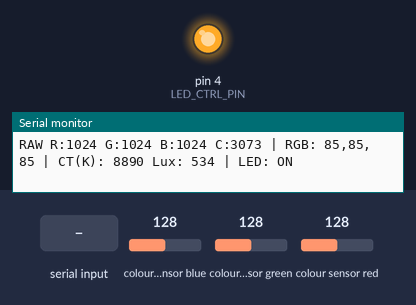
Bench run of a sketch on a simulated Arduino Leonardo, built with avr-gcc and run on an emulated ATmega32U4. On the bench: output pins drawn as LEDs (lit = HIGH), the last lines printed to the serial monitor. The test bench sets the inputs (shaded band); at power-on: colour sensor blue 128, colour sensor green 128, colour sensor red 128.

Above: at 1.3 s.
1.4 s: "off\n" received over Serial
At 2.2 s:
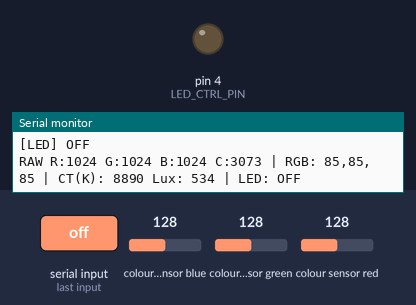
2.9 s: "on\n" received over Serial
At 3.8 s:
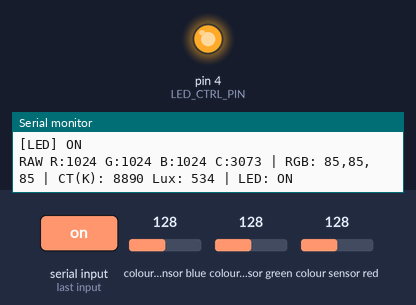
Timing chart, 0 to 5.9 s (numbered marks = the images above; inputs shaded):
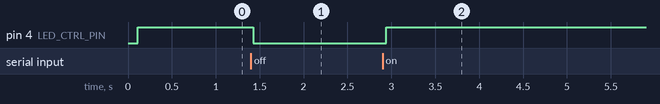

Measured:
- after the input at 1.4 s, pin 4 (LED_CTRL_PIN): HIGH → LOW at once
- after the input at 2.9 s, pin 4 (LED_CTRL_PIN): LOW → HIGH at once

The sketch:

Arduino_rgb_sensor_LEDonOFF_TCS34725.ino
```cpp
/*
========================================
Jak to zapojit (Arduino Leonardo + TCS34725)
========================================
Napájení:
- TCS34725 VIN  -> 5V (nebo 3V3) na Arduinu
- TCS34725 GND  -> GND na Arduinu

I2C (Leonardo):
- TCS34725 SDA  -> pin SDA na Arduinu (označený "SDA", zároveň D2)
- TCS34725 SCL  -> pin SCL na Arduinu (označený "SCL", zároveň D3)

Volitelné: řízení bílé LED na modulu (pokud má pin "LED" / "LED_EN"):
- TCS34725 LED  -> D4 na Arduinu (v kódu lze vypnout, pokud nepřipojíte)

Poznámky:
- Některé moduly mají LED napevno zapnutou propojkou. Pokud chcete LED řídit,
  je potřeba tu propojku rozpojit (podle dokumentace modulu).
- Rychlost sériové linky: 115200. Do Serial Monitoru pište: on / off.

========================================
Úkoly, pro pochopení kódu (pro děti)
========================================
1) Co dělá funkce setLed(true/false)? Zkus "on" a "off" v Serial Monitoru.
2) Co znamenají čísla RAW R, G, B, C? Kdy se mění nejvíc?
3) Přikryj senzor rukou. Jak se změní „Lux“ a „CT(K)“?
4) Změň v kódu zesílení (GAIN_1X, 4X, 16X, 60X). Co se stane?
5) Proč dáváme delší integrační čas (600 ms)? Co to dělá s kvalitou měření?
*/

#include <Wire.h>
#include "Adafruit_TCS34725.h"

// --- Nastavení senzoru (PRAVIDLO: používej 600 ms, ne 700 ms) ---
Adafruit_TCS34725 tcs(
  TCS34725_INTEGRATIONTIME_600MS,
  TCS34725_GAIN_4X
);

// ===== Volitelný pin pro přímé řízení LED na breakout modulu =====
// Pokud nepoužíváte, dejte -1
#define LED_CTRL_PIN 4

bool ledOn = true;

static inline uint8_t clamp255(float v){
  if (v < 0) return 0;
  if (v > 255) return 255;
  return (uint8_t)(v + 0.5f);
}

// jednoduché max z trojice (bez šablon)
static inline uint16_t max3u16(uint16_t a, uint16_t b, uint16_t c) {
  uint16_t m = a;
  if (b > m) m = b;
  if (c > m) m = c;
  return m;
}

// Převod surových dat na 0–255 RGB podle podílu v „čirém“ kanálu C
void rawToRGB255(uint16_t r, uint16_t g, uint16_t b, uint16_t c,
                 uint8_t &R, uint8_t &G, uint8_t &B) {
  uint16_t base = (c > 0) ? c : max3u16(r, g, b);
  if (base < 1) base = 1;
  float k = 255.0f / (float)base;
  R = clamp255(r * k);
  G = clamp255(g * k);
  B = clamp255(b * k);
}

void setLed(bool on) {
  ledOn = on;

  // U většiny modulů: setInterrupt(false) = LED ON, true = LED OFF
  tcs.setInterrupt(!on);

#if (LED_CTRL_PIN >= 0)
  pinMode(LED_CTRL_PIN, OUTPUT);
  // Většina modulů má LED aktivní-HIGH (HIGH = svítí).
  digitalWrite(LED_CTRL_PIN, on ? HIGH : LOW);
#endif

  Serial.print("[LED] "); Serial.println(on ? "ON" : "OFF");
}

String inbuf;

void handleSerial() {
  while (Serial.available()) {
    char ch = (char)Serial.read();
    if (ch == '\r') continue;
    if (ch == '\n') {
      // trim:
      while (inbuf.length() && (inbuf[inbuf.length()-1] == ' ' || inbuf[inbuf.length()-1] == '\t')) {
        inbuf.remove(inbuf.length()-1);
      }
      // zpracování příkazu
      if (inbuf.equalsIgnoreCase("on"))       setLed(true);
      else if (inbuf.equalsIgnoreCase("off")) setLed(false);
      else if (inbuf.length() > 0) {
        Serial.print("Unknown cmd: "); Serial.println(inbuf);
        Serial.println("Use: on / off");
      }
      inbuf = "";
    } else {
      inbuf += ch;
      if (inbuf.length() > 64) inbuf = "";
    }
  }
}

void setup() {
  Serial.begin(115200);
  while (!Serial) { /* počkej na USB CDC u Leonardo */ }
  delay(100);
  Serial.println("TCS34725 RGB (napiš 'on' / 'off' do Serial Monitoru)");

  if (!tcs.begin()) {
    Serial.println("ERROR: TCS34725 nenalezen. Zkontroluj zapojení.");
    while (1) delay(1000);
  }

  // Začni s LED zapnutou (stabilnější měření)
  setLed(true);
}

void loop() {
  handleSerial();

  uint16_t r, g, b, c;
  tcs.getRawData(&r, &g, &b, &c);

  uint8_t R, G, B;
  rawToRGB255(r, g, b, c, R, G, B);

  uint16_t ct  = tcs.calculateColorTemperature(r, g, b);
  uint16_t lux = tcs.calculateLux(r, g, b);

  Serial.print("RAW R:"); Serial.print(r);
  Serial.print(" G:");    Serial.print(g);
  Serial.print(" B:");    Serial.print(b);
  Serial.print(" C:");    Serial.print(c);
  Serial.print(" | RGB: ");
  Serial.print((int)R); Serial.print(",");
  Serial.print((int)G); Serial.print(",");
  Serial.print((int)B);
  Serial.print(" | CT(K): "); Serial.print(ct);
  Serial.print(" Lux: ");     Serial.print(lux);
  Serial.print(" | LED: ");   Serial.println(ledOn ? "ON" : "OFF");

  // ~10× za sekundu kontroluj příchozí příkazy
  for (int i=0;i<10;i++){ handleSerial(); delay(50); }
}
```
